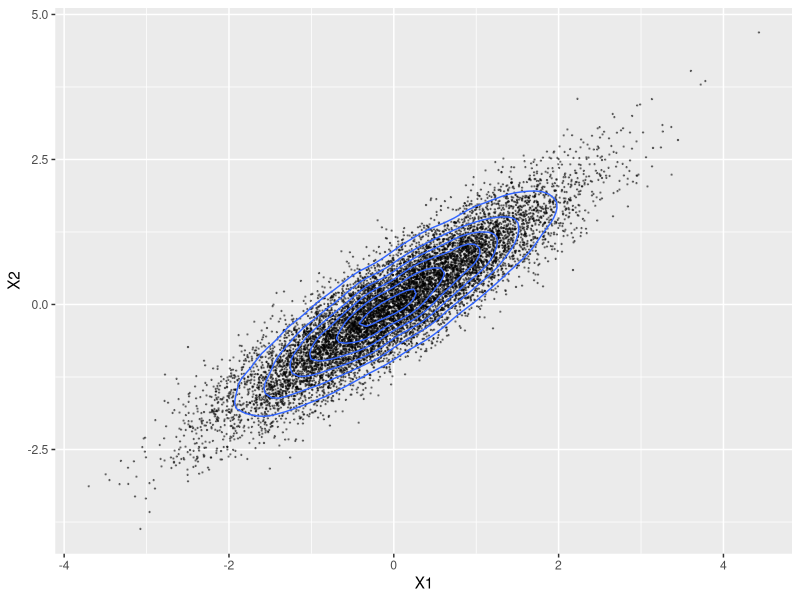
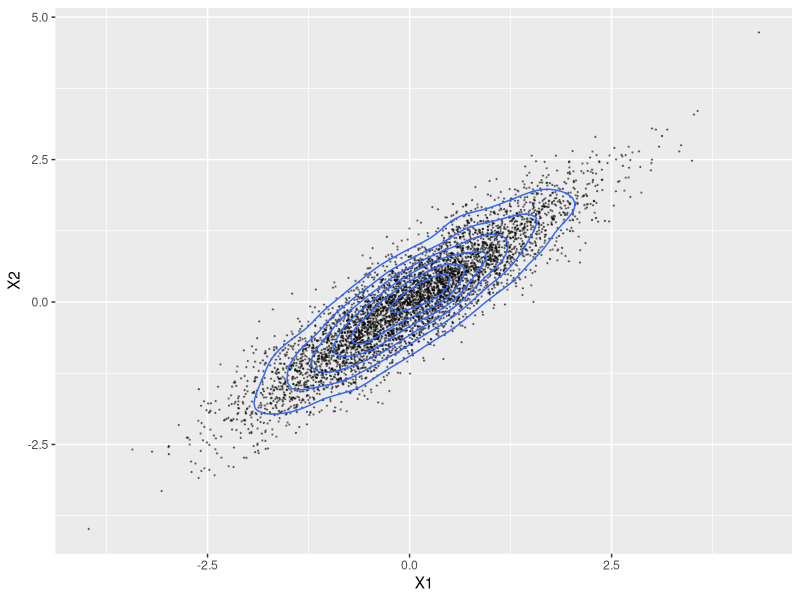

Here is the R script that generated these plots, in order:
library(MASS)
library(ggplot2)

N = 1e4
Sigma = matrix(c(1,0.9,0.9,1), nrow=2)
Sigma
d_0.9 = data.frame(mvrnorm(n = N, Sigma = Sigma, mu=c(0,0)))
ggplot(d_0.9, aes(x=X1, y=X2)) +  geom_point(size=0.2, alpha=0.4) + geom_density2d()


y = rnorm(1000, 0, 42)
sd(y)

y = rnorm(1e6, 0, 1) * 42
sd(y)

# With Cholesky Decomposition
Sigma = matrix(c(1,0.9,0.9,1), nrow=2)
K_L = chol(Sigma)
K_L
z = matrix(rnorm(1e4, mean=0, sd=1), ncol=2) 
x = z %*% K_L
ggplot(data.frame(x), aes(x=X1, y=X2)) +  geom_point(size=0.2, alpha=0.4) + geom_density2d()
